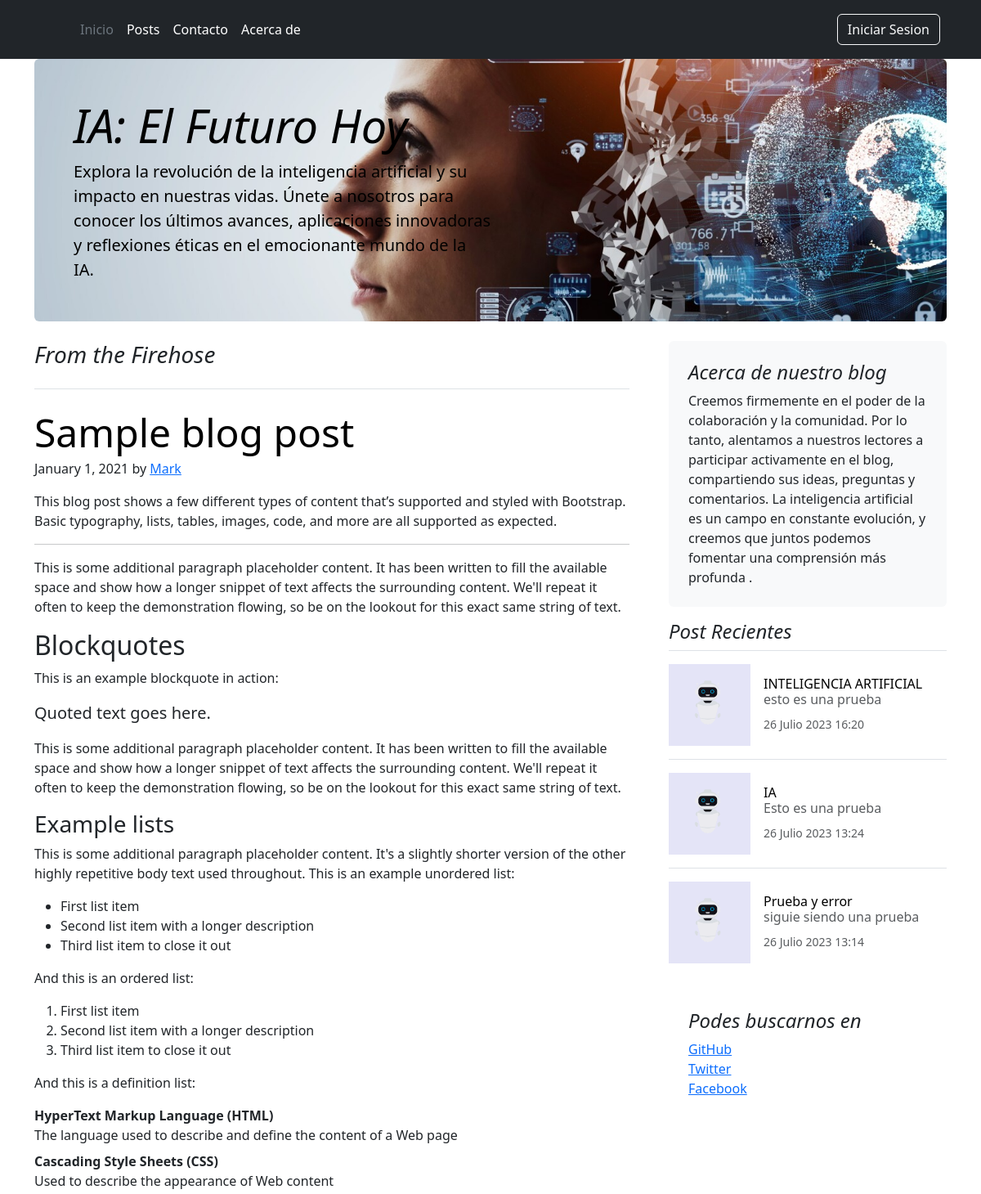
Before: / (upper part) with the older database file.
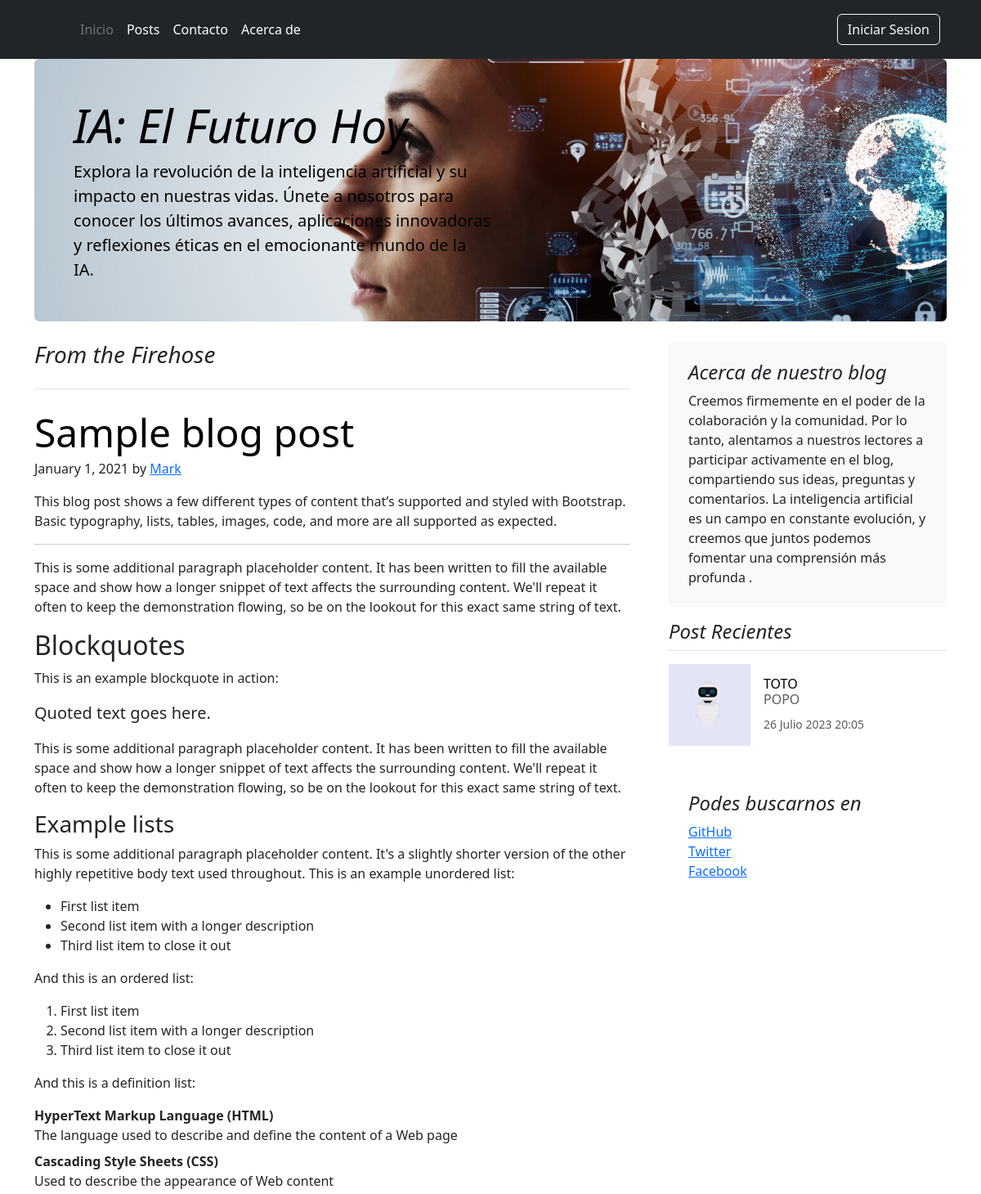
After: the same page with the newer database file.
### apps/post/models.py (models this page shows, shortened)
class Post(models.Model):
    usuario = models.ForeignKey(User, on_delete=models.CASCADE, related_name="posts")
    titulo = models.CharField(max_length=50, null=False)
    subtitulo = models.CharField(max_length=100, null=True, blank=True)
    fecha = models.DateTimeField(auto_now_add=True)
    texto = models.TextField(null=False)
    activo = models.BooleanField(default=True)
    categoria = models.ForeignKey(Categoria, on_delete=models.SET_NULL, null=True, default="sin categoria")
    imagen = models.ImageField(null=True, blank=True, upload_to="media", default="static/post_default.png")
    publicado = models.DateTimeField(default=timezone.now)
    class Meta:
        ordering = ("-publicado",)

### INFO/views.py (the view)
# urls.py: path('', index, name= "index"),
def index(request):
    post_recientes = Post.objects.all().order_by("-fecha")[0:3]
    contexto = {
        "post_recientes": post_recientes
    }
    return render(request, "index.html",contexto)

### templates/index.html (shortened to what the changed rows need)
{% extends 'base.html' %}
{% block contenido %}
<body>
  <main class="container">
  <div id="bg-index" class="p-4 p-md-5 mb-4 rounded text-body-emphasis">
    <div class="col-lg-6 px-0">
      <h1 class="text-black display-4 fst-italic">IA: El Futuro Hoy</h1>
    </div>
  </div>
  <div class="row g-5">
    <div class="col-md-8">
      <article class="blog-post">
        <h2 class="display-5 link-body-emphasis mb-1">Sample blog post</h2>
        <h2>Blockquotes</h2>
      </article>
    </div>
    <div class="col-md-4">
      <div class="position-sticky" style="top: 2rem;">
        <div>
          <ul class="list-unstyled">
            {% for post in post_recientes %}
            <li>
              <a class="d-flex flex-column flex-lg-row gap-3 align-items-start align-items-lg-center py-3 link-body-emphasis text-decoration-none border-top" href="{% url 'apps.post:post_individual' post.id   %}">
                <img width="100px" height="100px" style= "object-fit: cover;" src="{{ post.imagen.url}}" alt="">
                <div class="col-lg-8">
                  <h6 class="mb-0">{{ post.titulo }}</h6>
                  <h6 class="text-body-secondary">{{ post.subtitulo }}</h6>
                  <small class="text-body-secondary">{{ post.fecha}}</small>
                </div>
              </a>
            </li>
            {% endfor %}
          </ul>
        </div>
      </div>
    </div>
  </div>
  </main>
  </body>
{% endblock %}

Changed rows visible on the page:
removed Post: imagen (placeholder picture), titulo "INTELIGENCIA ARTIFICIAL", subtitulo "esto es una prueba", fecha "26 Julio 2023 16:20"
removed Post: imagen (placeholder picture), titulo "IA", subtitulo "Esto es una prueba", fecha "26 Julio 2023 13:24"
removed Post: imagen (placeholder picture), titulo "Prueba y error", subtitulo "siguie siendo una prueba", fecha "26 Julio 2023 13:14"
now on this page (row edited): Post: imagen (placeholder picture), titulo "TOTO", subtitulo "POPO", fecha "26 Julio 2023 20:05"
